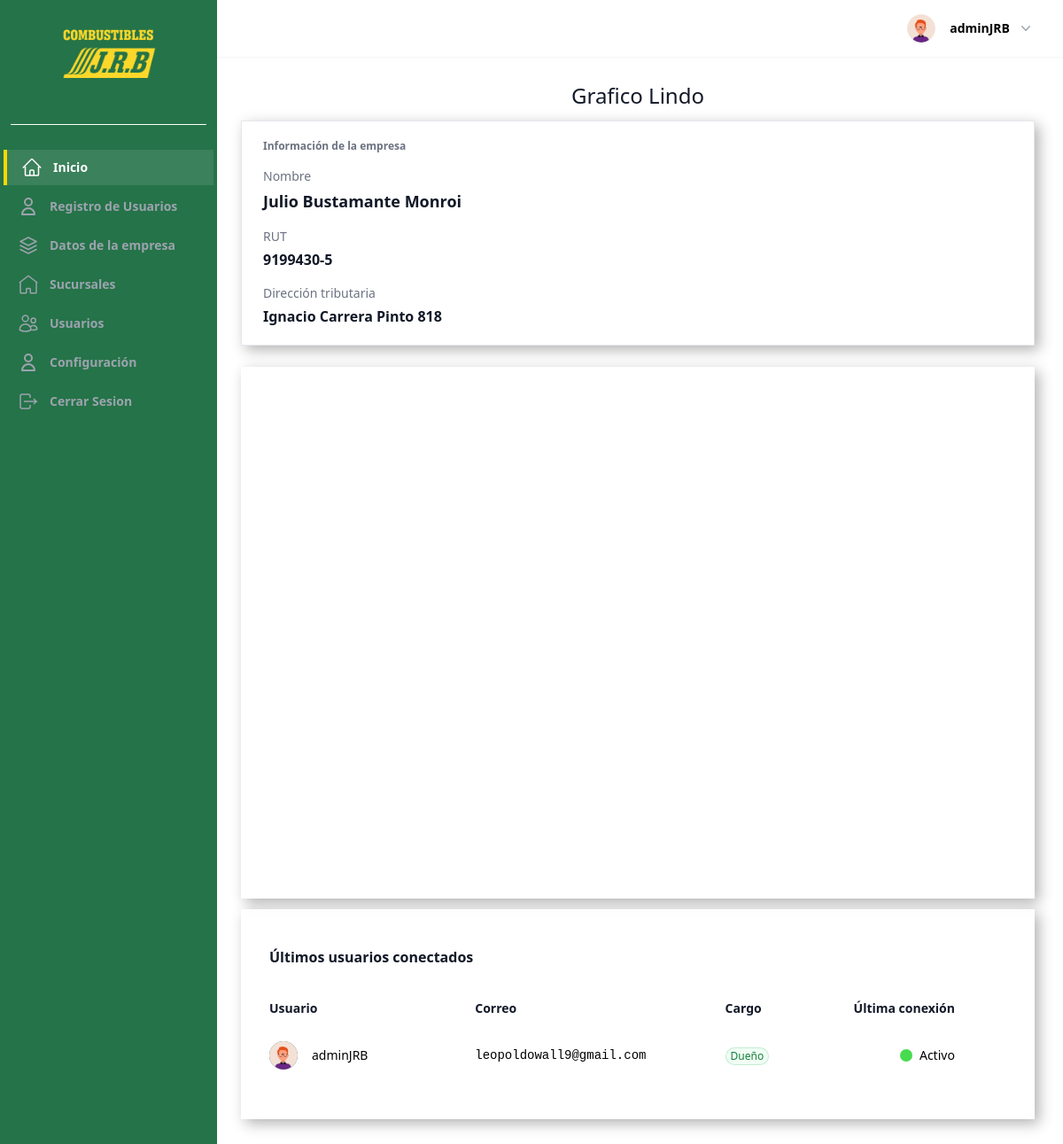
The app's page / (signed in) with its own data.
### UsuarioApp/models.py (models this page shows, shortened)
class Profile(models.Model):
    last_activity = models.DateTimeField(null=True, blank=True)
    image = models.ImageField(upload_to=profile_picture_path, default="profile.webp")
    user_FK = models.OneToOneField(
        User, on_delete=models.CASCADE, related_name="profile",
    )
    position_FK = models.ForeignKey(
        Position, on_delete=models.SET_NULL, null=True, blank=True
    )
    company_rut = models.CharField(
        max_length=12,
        blank=True,
        null=True,
        validators=[
            RegexValidator(
                regex=r"^[0-9.]+-[0-9kK]{1}$",
                message="Ingrese un RUT válido en el formato 12.345.678-9",
            )
        ],
        verbose_name="RUT Empresa",
    )
    phone = models.CharField(max_length=20, blank=True, verbose_name="Teléfono")
    gender = models.CharField(
        max_length=1,
        choices=GENDER_CHOICES,
        null=True,
        blank=True,
        verbose_name="Sexo",
    )
    date_of_birth = models.DateField(
        null=True,
        blank=True,
        verbose_name="Fecha de nacimiento",
    )
    salario = models.DecimalField(
        max_digits=10, decimal_places=2, null=True, blank=True, verbose_name="Salario",
    )
    address = models.CharField(max_length=255, blank=True, verbose_name="Dirección")
    date_of_hire = models.DateField(null=True, blank=True, verbose_name="Fecha de contratación")
    is_partime = models.BooleanField(
        default=False,
        choices=[(True, "Tiempo completo"), (False, "Medio tiempo")],
        verbose_name="Tipo de jornada",
    )
    examen_medico = models.FileField(
        upload_to="documentos/examenes/",
        null=True,
        blank=True,
        verbose_name="Examen médico",
    )
    contrato = models.FileField(
        upload_to="documentos/contratos/",
        null=True,
        blank=True,
        verbose_name="Contrato",
    )
    current_branch = models.ForeignKey(
        Sucursal,
        on_delete=models.SET_NULL,
        null=True,
        blank=True,
        related_name="current_profiles",
        verbose_name="Sucursal actual",
    )
    def save(self, *args, **kwargs):
        update_last_activity = kwargs.pop("update_last_activity", False)
        previous_branch_id = None
        if self.pk:
            previous_branch_id = (
                Profile.objects.filter(pk=self.pk)
                .values_list("current_branch_id", flat=True)
                .first()
            )
        if update_last_activity:
            self.last_activity = timezone.now()
            kwargs["update_fields"] = ["last_activity"]
        if self.pk:
            handle_old_image(Profile, self.pk, self.image)
        super(Profile, self).save(*args, **kwargs)
        if self.image and os.path.exists(self.image.path):
            resize_image(self.image.path, 300)
            crop_image(self.image.path, 300)
        if previous_branch_id and previous_branch_id != self.current_branch_id:
            previous_branch = Sucursal.objects.filter(pk=previous_branch_id).first()
            if previous_branch:
                previous_branch.users.remove(self)
        if self.current_branch_id:
            self.current_branch.users.add(self)
    def update_last_activity(self):
        self.save(update_last_activity=True)
    def _has_permission(self, code: str) -> bool:
        return bool(self.position_FK and self.position_FK.permission_code == code)
    def is_owner(self) -> bool:
        return self._has_permission("OWNER")
    class Meta:
        verbose_name = "Perfil"
        verbose_name_plural = "Perfiles"
        ordering = ["-id"]

class Position(models.Model):
    user_position = models.CharField(max_length=45, unique=True)
    permission_code = models.CharField(
        max_length=25, choices=PERMISOS, default="ATTENDANT"
    )
    class Meta:
        db_table = "position"

### homeApp/models.py (models this page shows, shortened)
class Company(models.Model):
    rut = models.CharField(
        max_length=12,
        unique=True,
        validators=[
            RegexValidator(
                regex=r"^[0-9.]+-[0-9kK]{1}$",
                message="Ingrese un RUT válido en el formato 12.345.678-9",
            )
        ],
        verbose_name="RUT",
    )
    business_name = models.CharField(
        max_length=255,
        verbose_name="Razón social",
    )
    tax_address = models.CharField(
        max_length=255,
        verbose_name="Dirección tributaria",
    )
    profile = models.OneToOneField(
        "UsuarioApp.Profile",
        on_delete=models.CASCADE,
        related_name="company",
        verbose_name="Perfil",
    )
    class Meta:
        verbose_name = "Empresa"
        verbose_name_plural = "Empresas"
        db_table = "UsuarioApp_company"

### homeApp/views.py (the view)
# urls.py: path("", views.HomeView.as_view(), name="Home"),
class HomeView(LoginRequiredMixin, ListView):
    model = User
    template_name = "pages/index.html"
    def get_queryset(self):
        last_connected_users = User.objects.filter(
            Q(last_login__isnull=False)
        ).order_by("-last_login")[:5]
        return last_connected_users
    def get_context_data(self, **kwargs):
        context = super().get_context_data(**kwargs)
        recent_activity_cutoff = timezone.now() - timezone.timedelta(minutes=2)
        active_users = Profile.objects.filter(
            last_activity__gte=recent_activity_cutoff
        ).values_list("user_FK_id", flat=True)
        context["active_users"] = active_users
        company = None
        try:
            profile = self.request.user.profile
        except Profile.DoesNotExist:
            profile = None
        if profile:
            try:
                company = profile.company
            except Company.DoesNotExist:
                company = None
            if not company and profile.company_rut:
                normalized_rut = Company.normalize_rut(profile.company_rut)
                company = Company.objects.filter(rut=normalized_rut).first()
        context["company"] = company
        return context

### utils/customer_img.py (called while the page is built, shortened)
def resize_image(img_path, img_size):
    try:
        with Image.open(img_path) as img:
            ancho, alto = img.size
    except (FileExistsError, UnidentifiedImageError):
        print("Error al Redimensionar la imagen")

def crop_image(img_path, img_size):
    try:
        with Image.open(img_path) as img:
            ancho, alto = img.size
    except (FileExistsError, UnidentifiedImageError):
        print("Erro al Recortar la imagen")

def handle_old_image(modelo, pk, image):
    default_image = "profile.webp"
    old_profile = modelo.objects.get(pk=pk)
    default_image_path = os.path.join(settings.MEDIA_ROOT, default_image)
    if (
        old_profile.image.path != image.path
        and old_profile.image.path != default_image_path
    ):
        default_storage.delete(old_profile.image.path)

### templates/pages/index.html (shortened to what this page needs)
{% extends 'components/Layout/base_extendido.html' %}
{% load static %}
{% load humanize %}
{% block content_main %}
  <div class="sm:h-dvh">
      <h2 class="text-gray-900 text-center pb-3 text-2xl" >Grafico Lindo</h2>
      {% if company %}
      <div class="mb-6">
        <div class="bg-white-base border border-gray-200 rounded-2xl shadow-sm px-6 py-5">
          <p class="text-xs font-semibold uppercase tracking-wide text-gray-500">Información de la empresa</p>
          <div class="mt-4 grid gap-4 sm:grid-cols-3">
            <div>
              <p class="text-sm font-medium text-gray-500">Nombre</p>
              <p class="mt-1 text-lg font-semibold text-gray-900">{{ company.business_name }}</p>
            </div>
            <div>
              <p class="text-sm font-medium text-gray-500">RUT</p>
              <p class="mt-1 text-base font-semibold text-gray-900">{{ company.rut }}</p>
            </div>
            <div>
              <p class="text-sm font-medium text-gray-500">Dirección tributaria</p>
              <p class="mt-1 text-base font-semibold text-gray-900">{{ company.tax_address }}</p>
            </div>
          </div>
        </div>
      </div>
      {% endif %}
      <div class="bg-white-base border-gray-700 w-full h-[600px]" id="chart_home">
  </div>
  <div class="bg-white-base mt-3 border-gray-700 py-10 mb-5">
    <h2 class="px-4 text-base font-semibold leading-7 text-gray-900 sm:px-6 lg:px-8">Últimos usuarios conectados</h2>
    <table aria-labelledby="tablaUsuarios" aria-describedby="tablaUsuariosConectados" class="mt-6 w-full whitespace-nowrap text-left">
      <colgroup>
        <col class="w-full sm:w-4/12">
        <col class="lg:w-4/12">
        <col class="lg:w-2/12">
        <col class="lg:w-1/12">
        <col class="lg:w-1/12">
      </colgroup>
      <thead class="border-b border-white/10 text-sm leading-6 text-gray-900">
        <tr>
          <th scope="col" class="py-2 pl-4 pr-8 font-semibold sm:pl-6 lg:pl-8">Usuario</th>
          <th scope="col" class="hidden py-2 pl-0 pr-8 font-semibold sm:table-cell">Correo</th>
          <th scope="col" class="hidden py-2 pl-0 pr-4 text-right font-semibold sm:pr-8 sm:text-left lg:pr-20 sm:table-cell">Cargo</th>
          <th scope="col" class="py-2 pl-0 pr-4 text-right font-semibold sm:pr-6 lg:pr-8">Última conexión</th>
        </tr>
      </thead>
      <tbody class="divide-y divide-white/5">
        {% if object_list  %}
          {% for user in object_list  %}
            <tr>
              <td class="py-4 pl-4 pr-8 sm:pl-6 lg:pl-8">
                <div class="flex items-center gap-x-4">
                  <img src="{{ user.profile.image.url }}" alt="perfil" class="h-8 w-8 rounded-full bg-gray-800">
                  <div class="truncate text-sm font-medium leading-6 text-black">{{ user.username }}</div>
                </div>
              </td>
              <td class="hidden py-4 pl-0 pr-4 sm:table-cell sm:pr-8">
                <div class="flex gap-x-3">
                  <div class="font-mono text-sm leading-6 text-black">{{ user.email }}</div>
                </div>
              </td>
              <td class="hidden py-4 pl-0 pr-4 text-sm leading-6 sm:pr-8 lg:pr-20 sm:table-cell">
                <div class="flex items-center justify-end gap-x-2 sm:justify-start">
                  <div class="hidden text-white sm:block">
                    {% if user.profile.is_owner or user.profile.is_admin %}
                      <span class="inline-flex flex-shrink-0 items-center rounded-full bg-green-50 px-1.5 py-0.5 text-xs font-medium text-green-700 ring-1 ring-inset ring-green-600/20">
                        {{ user.profile.position_FK.user_position }}
                      </span>
                    {% else %}
                      <span class="inline-flex flex-shrink-0 items-center rounded-full bg-red-50 px-1.5 py-0.5 text-xs font-medium text-red-700 ring-1 ring-inset ring-green-600/20">
                          {{ user.profile.position_FK.user_position }}
                      </span>
                    {% endif %}
                  </div>
                </div>
              </td>
              <td class="py-4 pl-0 pr-4 text-right text-sm leading-6 text-black sm:pr-6 lg:pr-8">
                  {% if user.id in active_users %}
                    <div class="flex items-center justify-end gap-x-2 sm:justify-end">
                    <div class="flex-none rounded-full p-1 text-green-400 bg-green-400/10">
                      <div class="h-1.5 w-1.5 rounded-full bg-grren-400/10"></div>
                    </div>
                    <div class=" text-black ">Activo</div>
                  </div>
                  {% else %}
                      {{ user.profile.last_activity|naturaltime }}
                  {% endif %}
              </td>
            </tr>
          {% endfor %}
        {% endif %}
      </tbody>
    </table>
  </div>
  <div class="footer-space"></div>
{% endblock content_main %}

### templates/components/header/components/profile.html (shortened to what this page needs)
{% load static %}
<div class="relative" x-data="{ openUser: false }">
  <button type="button" class="-m-1.5 flex items-center p-1.5" id="user-menu-button" aria-expanded="false" aria-haspopup="true" @click="openUser = !openUser">
    <img class="h-8 w-8 rounded-full bg-gray-50" src="{{ request.user.profile.image.url }}" alt="perfil">
    <span class="hidden lg:flex lg:items-center">
      <span class="ml-4 text-sm font-semibold leading-6 text-black" aria-hidden="true">{{ request.user }}</span>
      <svg class="ml-2 h-5 w-5 text-gray-400" viewBox="0 0 20 20" fill="currentColor" aria-hidden="true">
        <path fill-rule="evenodd" d="M5.23 7.21a.75.75 0 011.06.02L10 11.168l3.71-3.938a.75.75 0 111.08 1.04l-4.25 4.5a.75.75 0 01-1.08 0l-4.25-4.5a.75.75 0 01.02-1.06z" clip-rule="evenodd" />
      </svg>
    </span>
  </button>
</div>

### static/css/mensajes.css (style rules this page uses)
button { padding: 10px; }

### records on screen
Company: business_name "Julio Bustamante Monroi", rut "9199430-5", tax_address "Ignacio Carrera Pinto 818"

### other values on screen
{{ request.user }} "adminJRB"
{{ user.username }} "adminJRB"
{{ user.email }} "leopoldowall9@gmail.com"
{{ user.profile.position_FK.user_position }} "Dueño"
